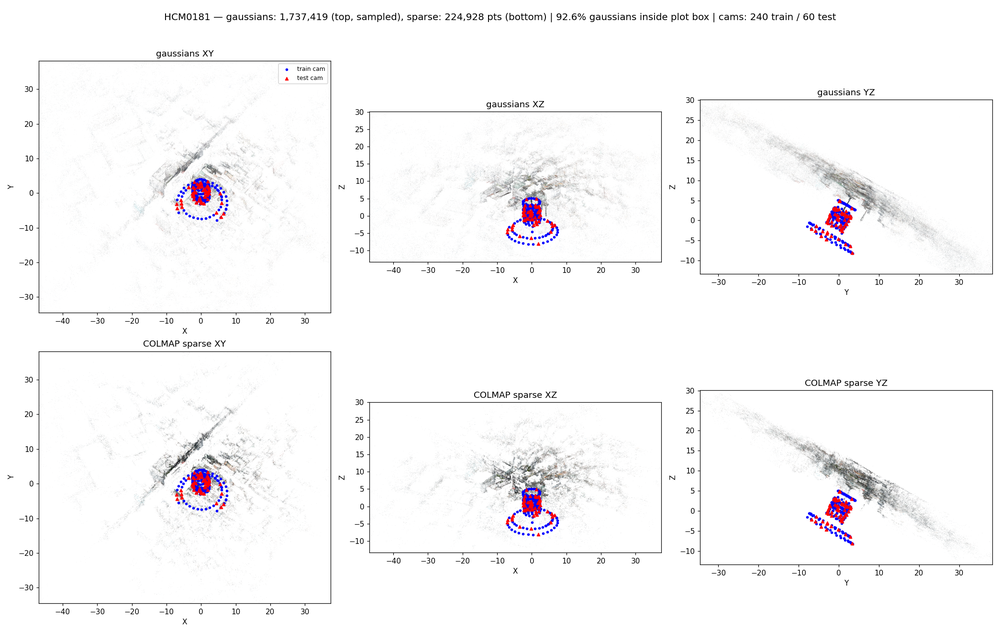
#> input picture viz/viz_HCM0181.png, 1000 x 632 px, shrunk from 2090 x 1320 before the run
$ python -i blur_predictor.py   (imports and definitions only)   (older library calls are emulated)
#> lines starting #> are read from the running program, lines starting #| are printed output that depends on the picture
#!/usr/bin/env python
"""Legal per-frame blur (sharpness) predictor for the bonsai scene.

Predicts the sharpness statistic of a HELD-OUT frame using ONLY the sharpness of the
TRAIN frames.  No test/eval ground truth is ever read at fit time.

Usage
-----
    from blur_predictor import BlurPredictor, sharpness_stats

    obs = {frame_int: log_sharpness_value, ...}      # train frames only
    bp  = BlurPredictor.fit(obs)                     # LOO-selects bandwidth on obs alone
    yhat = bp.predict(1590)                          # held-out frame index

The default estimator is a Gaussian-kernel local-LINEAR regression (Nadaraya-Watson
degenerates at the sequence edges); `mode='nw'` gives the plain kernel average and
`mode='nn2'` gives the mean of the two +-stride neighbours.
"""
import numpy as np

STRIDE = 10


# --------------------------------------------------------------------------- estimators
def _kern(d, h):
    return np.exp(-0.5 * (d / h) ** 2)


# [30 lines left out: function _predict_one, not called in this run]


class BlurPredictor:
    """Local-regression sharpness predictor over the frame-index axis."""

    # [14 lines left out: functions __init__, predict, not called in this run]

    def predict_many(self, frames, drop_map=None):
        drop_map = drop_map or {}
        return np.array([self.predict(f, drop_map.get(int(f), ())) for f in frames])

    # ------------------------------------------------------------------ LOO fitting
    # [35 lines left out: functions loo, fit, not called in this run]

    def __repr__(self):
        return (f"BlurPredictor(mode={self.mode!r}, h={self.h:.1f}, n={len(self.fx)}, "
                f"loo_r2={getattr(self, 'loo_r2', float('nan')):.3f})")


# --------------------------------------------------------------- sharpness statistics
def sharpness_stats(path):
    """log(laplacian variance) and the Crete re-blur drop of one image.  cv2 required."""
#> called with path = '../../viz/viz_HCM0181.png'
    import cv2
    cv2.setNumThreads(1)
    im = cv2.imread(path, cv2.IMREAD_COLOR)
#> im is the input picture: shape (632, 1000, 3); mean B, G, R 248.7, 247.8, 248.6
    g = cv2.cvtColor(im, cv2.COLOR_BGR2GRAY).astype(np.float32) / 255.0
    lp = cv2.Laplacian(g, cv2.CV_32F, ksize=3)
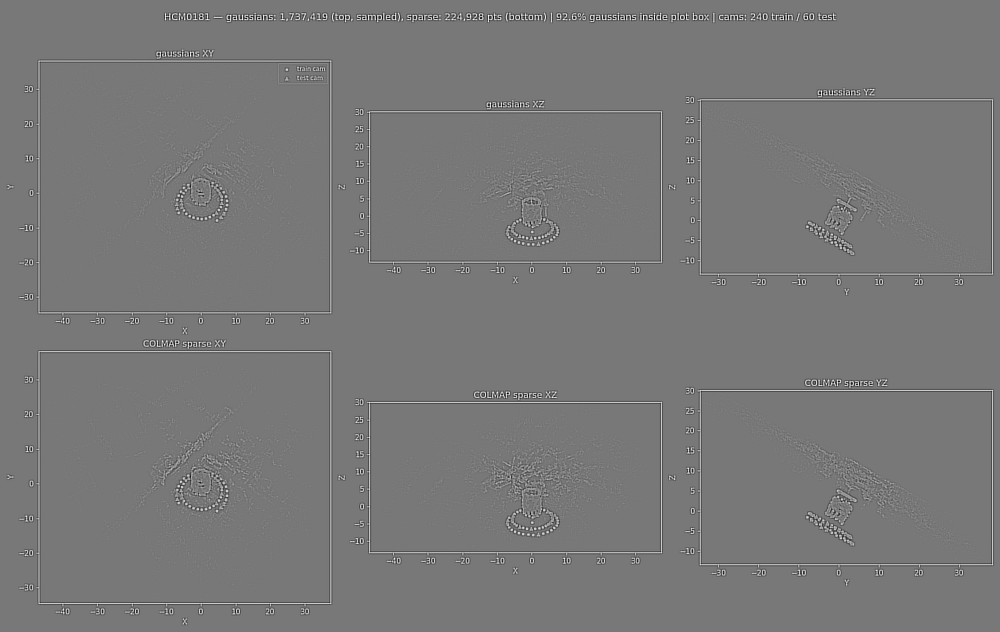
#> lp: shape (632, 1000) float32; min -6.02, max 6.73, mean 1.19e-08; drawn with min black and max white
    b = cv2.GaussianBlur(g, (0, 0), 1.0, borderType=cv2.BORDER_REPLICATE)
    def ge(x):
        return float(np.abs(cv2.Sobel(x, cv2.CV_32F, 1, 0, 3)).sum()
                     + np.abs(cv2.Sobel(x, cv2.CV_32F, 0, 1, 3)).sum())
    e0 = ge(g)
#> e0 = 107520.8
    return dict(log_lapvar=float(np.log(lp.var())), reblur=1.0 - ge(b) / max(e0, 1e-20))


# --------------------------------------------------------------------- fitted constants
# Fitted 2026-07-30 on the 220 bonsai eval-split train_sub frames (see A2 report).
BONSAI_FIT = dict(target="log_lapvar", mode="ll", h=14.0)

>>> result = sharpness_stats('../../viz/viz_HCM0181.png')
#> result = {'log_lapvar': -1.08, 'reblur': 0.403}

$ run again, on viz/viz_HCM0204.png
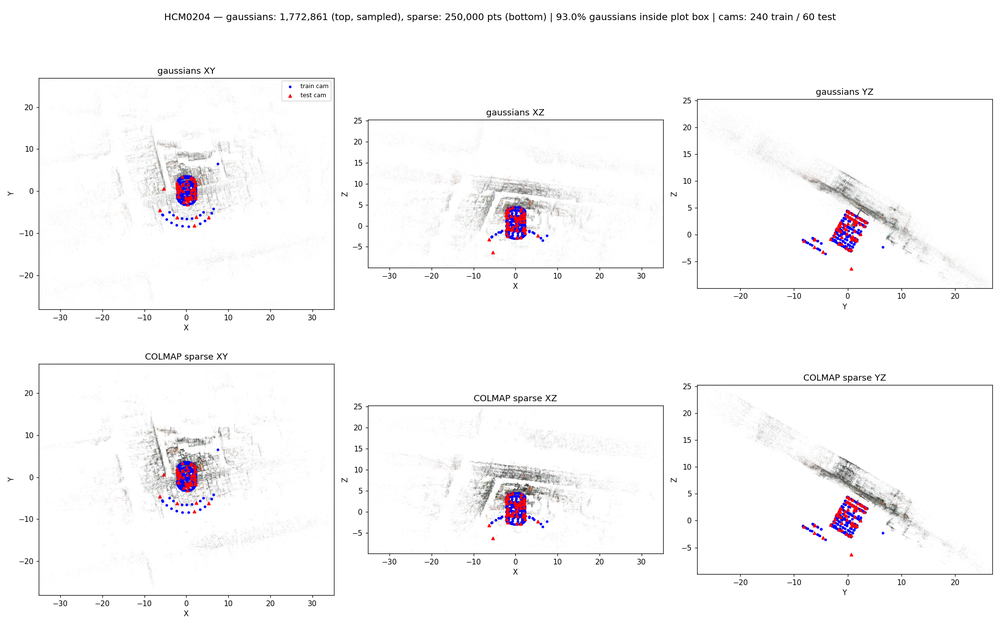
#> input picture viz/viz_HCM0204.png, 1000 x 632 px, shrunk from 2090 x 1320 before the run
#> in sharpness_stats, im is the input picture: shape (632, 1000, 3); mean B, G, R 249, 248.2, 249
#> in sharpness_stats, `lp = cv2.Laplacian(g, cv2.CV_32F, ksize=3)`:
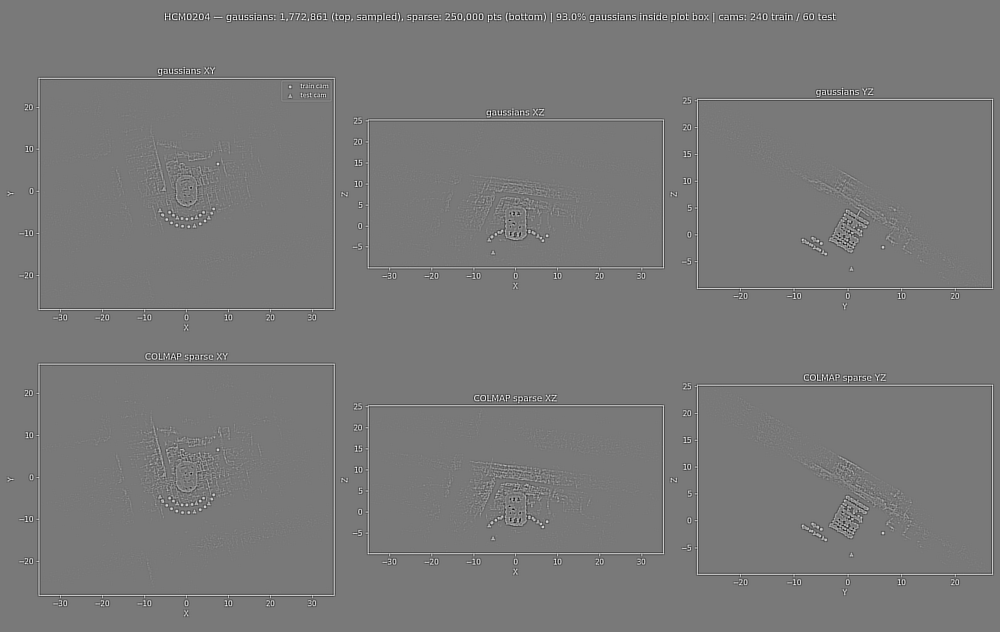
#> lp: shape (632, 1000) float32; min -5.99, max 6.6, mean 1.1e-08; drawn with min black and max white
#> e0 = 98825.1
#> result = {'log_lapvar': -1.13, 'reblur': 0.4}
